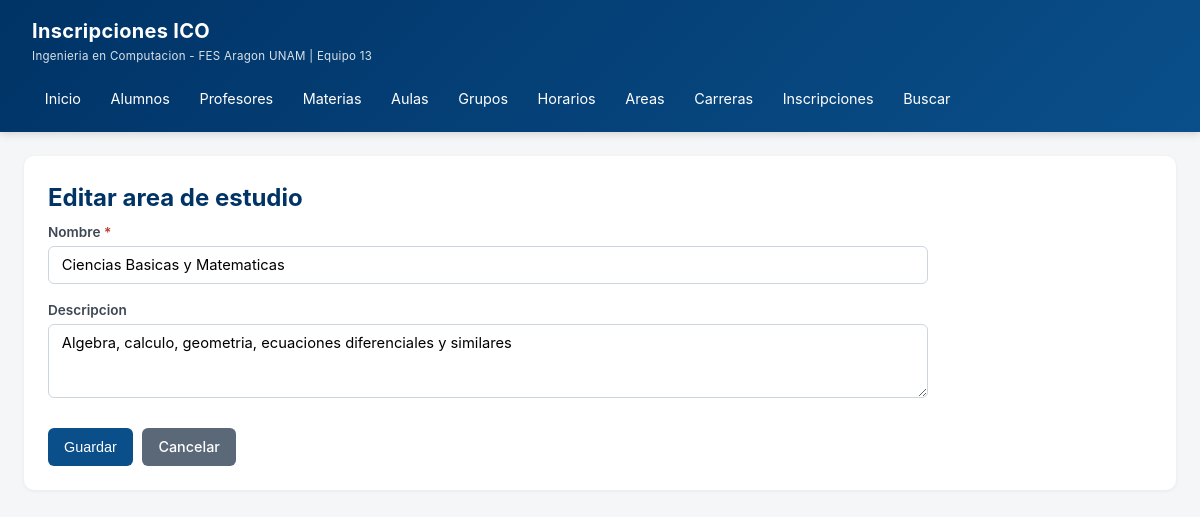
The page /?r=area&accion=editar&id=1 on the database its author committed.
### tables this page shows
CREATE TABLE area_estudio (
    id_area      INT AUTO_INCREMENT PRIMARY KEY,
    nombre_area  VARCHAR(60)  NOT NULL UNIQUE,
    descripcion  VARCHAR(200) NOT NULL DEFAULT ''
);

### app/helpers.php (called while the page is built, shortened)
<?php
function e(?string $s): string {
    return htmlspecialchars($s ?? '', ENT_QUOTES, 'UTF-8');
}
function render(string $view, array $data = []): void {
    extract($data, EXTR_SKIP);
    $contentFile = __DIR__ . '/views/' . $view . '.php';
    require $contentFile;
    require __DIR__ . '/views/layouts/main.php';
}

### app/controllers/AreaController.php (called while the page is built, shortened)
<?php
class AreaController {
    public function editar() {
        $st = Database::pdo()->prepare("SELECT * FROM area_estudio WHERE id_area=?"); $st->execute([get_int('id')]); $a=$st->fetch();
        render('area_estudio/form', ['title'=>'Editar area','a'=>$a]);
    }
}

### public/index.php (called while the page is built, shortened)
<?php
require __DIR__ . '/../app/Database.php';
require __DIR__ . '/../app/helpers.php';
$accion = $_GET['accion'] ?? 'index';
$ctrl = new $controllerName();
$ctrl->$accion();

### config/db.php (called while the page is built)
<?php
return [
    'host'     => '127.0.0.1',
    'port'     => 3306,
    'dbname'   => 'inscripciones_ico',
    'user'     => 'root',
    'pass'     => 'cam080818',
    'charset'  => 'utf8mb4',
];

### app/Database.php (called while the page is built)
<?php
class Database {
    private static ?PDO $pdo = null;
    public static function pdo(): PDO {
        if (self::$pdo === null) {
            $cfg = require __DIR__ . '/../config/db.php';
            $dsn = "mysql:host={$cfg['host']};port={$cfg['port']};dbname={$cfg['dbname']};charset={$cfg['charset']}";
            try {
                self::$pdo = new PDO($dsn, $cfg['user'], $cfg['pass'], [
                    PDO::ATTR_ERRMODE            => PDO::ERRMODE_EXCEPTION,
                    PDO::ATTR_DEFAULT_FETCH_MODE => PDO::FETCH_ASSOC,
                    PDO::ATTR_EMULATE_PREPARES   => false,
                ]);
            } catch (PDOException $e) {
                die("<h2>Error de conexion</h2><p>" . htmlspecialchars($e->getMessage()) . "</p>"
                   ."<p>Verifica config/db.php y que MySQL este corriendo.</p>");
            }
        }
        return self::$pdo;
    }
}

### app/views/area_estudio/form.php (the view, shortened to what this page needs)
<div class="card">
    <h1 class="page-title"><?= $a ? 'Editar' : 'Nueva' ?> area de estudio</h1>
    <form class="crud" method="post" action="/?r=area&accion=guardar">
        <div class="full"><label class="required">Nombre</label>
            <input name="nombre_area" required value="<?= e($a['nombre_area'] ?? '') ?>"></div>
        <div class="full"><label>Descripcion</label>
            <textarea name="descripcion" rows="3"><?= e($a['descripcion'] ?? '') ?></textarea></div>
        <div class="actions">
            <button type="submit" class="btn btn-primary">Guardar</button>
            <a class="btn btn-secondary" href="/?r=area">Cancelar</a>
        </div>
    </form>
</div>

### public/css/style.css (style rules this page uses)
* { box-sizing: border-box; margin: 0; padding: 0; }
body { font-family: -apple-system, "Segoe UI", Roboto, Arial, sans-serif; background: #f4f6f8; color: #1c2733; line-height: 1.5; }
.card { background:#fff; border-radius:10px; padding:1.5rem; box-shadow:0 1px 4px rgba(0,0,0,.06); margin-bottom:1.25rem; }
.page-title { font-size:1.5rem; color:#003366; margin-bottom:.4rem; }
.btn { display:inline-block; padding:.5rem 1rem; border-radius:6px; border:none; font-size:.9rem; cursor:pointer; text-decoration:none; transition:.15s; font-weight:500; }
.btn-primary { background:#0a4f8a; color:#fff; }
.btn-secondary { background:#5a6878; color:#fff; }
form.crud { display:grid; grid-template-columns: repeat(2, 1fr); gap:1rem 1.25rem; max-width:880px; }
form.crud .full { grid-column: 1 / -1; }
form.crud label { display:block; font-weight:600; font-size:.85rem; color:#3d4854; margin-bottom:.25rem; }
form.crud input, form.crud select, form.crud textarea { width:100%; padding:.55rem .8rem; border:1px solid #cdd5df; border-radius:6px; font-size:.92rem; font-family:inherit; }
form.crud .actions { grid-column: 1 / -1; display:flex; gap:.6rem; margin-top:.5rem; }
.required::after { content:" *"; color:#c0392b; }

### rows shown on the page
area_estudio: nombre_area "Ciencias Basicas y Matematicas", descripcion "Algebra, calculo, geometria, ecuaciones diferenciales y similares"
